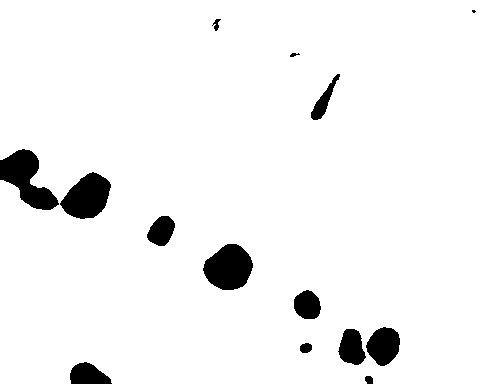
#> input picture image_engineering/experiements/pred_Unet/RSH-1131_ITM_20cm_CNZ_19__179000_653078.tif, 480 x 384 px, found by its file name; its folder holds only this picture in this run
$ python stitch.py
#> lines starting #> are read from the running program, lines starting #| are printed output that depends on the picture; after the words box and inside, x2 and y2 are one past the last pixel; in counts of white or black regions, pixels touching at a corner belong together
import os
from PIL import Image
import numpy as np
import re

original_img_xy_re = ".*_(\d+)_(\d+)"
tiles_xy_re = ".*__(\d+)_(\d+)__"


def stitch(dir_path, save_path , pixel_size,  in_canels=1, choice=0):
    """
    function stitches together tiles to repreduce the original image

    Parameters
    ----------
    dir_path : String
        path to dir containing all tiles.
    choice : int, optional
        the stitching of two tiles can be used in  three ways:
            0 if we want to use to replace every pixle  of the tile in the
            back with the tile in the front

            1 each matching pixle in the crossover between two tile are used
            as input to OR operation and the result is in final image

            2 each matching pixle in the crossover between two tile are used
            as input to AND operation and the result is in final image

    Returns
    -------
    None.

    """
#> called with pixel_size = 0.2, in_canels = 1, choice = 0

    directory = dir_path
    p_list = []

    #extracting x, y of each tile and adding it to an array
    for filename in os.listdir(directory):

        tmp = (filename.split(".")[0]).split('_')
        p_list.append((int(tmp[-2]),int(tmp[-1])))

    #extract maximum and minimum  x , y to calculate original image
    #height and width
    max_x = max(p_list)[0]
    min_x = min(p_list)[0]
    max_y = max(p_list)[1]
    min_y = min(p_list)[1]


    # we take a sample to extract tile information such as height, width, type
    # original image name
    sample = os.listdir(directory)[0]

    im = Image.open(dir_path + '\\' + sample)
#> im is the input picture: PIL image 480x384 F; values 0 (black) and 1 (white), 95% white; 14 black regions (1 under 20 px), largest, box (x1, y1, x2, y2) and area: (0, 149, 59, 210) 1801, (203, 244, 253, 290) 1679, (60, 172, 111, 219) 1583

    tile_h = np.array(im).shape[0]
#> tile_h = 384
    tile_w = np.array(im).shape[1]
#> tile_w = 480
    file_type = sample.split(".")[-1]
    original_name = ((sample[::-1]).split("_", 2))[-1][::-1]


    Original_width  = int((max_x - min_x + tile_w)/pixel_size)
#> Original_width = 2400
    Original_height = int((max_y - min_y + tile_h)/pixel_size)
#> Original_height = 1920

    #we create an NumPy array to stitch all tiles to.
    if(in_canels == 1):
        if choice == 2:     # if we choose AND
            output_array = np.ones((Original_height, Original_width))
        else:               # if we choose OR,  replace
            output_array = np.zeros((Original_height, Original_width))
    else:
        if choice == 2:     # if we choose AND
            output_array = np.ones((Original_height, Original_width , in_canels))
        else:               # if we choose OR,  replace
            output_array = np.zeros((Original_height, Original_width , in_canels))

    for filename in os.listdir(directory):

        #extraxt x, y of tile relative to original
        tmp = (filename.split(".")[0]).split('_')
        x = int((int(tmp[-2]) - min_x)/pixel_size)
        y = int((int(tmp[-1]) - min_y)/pixel_size)
        print(str(x)+", "+str(y))

        im = Image.open(dir_path + '\\' + filename)

        #copy tile  to output array, based on copying methid choosen
        if(in_canels == 1):
            if choice == 0:
                output_array[y:y + tile_h, x:x + tile_w] = np.array(im)
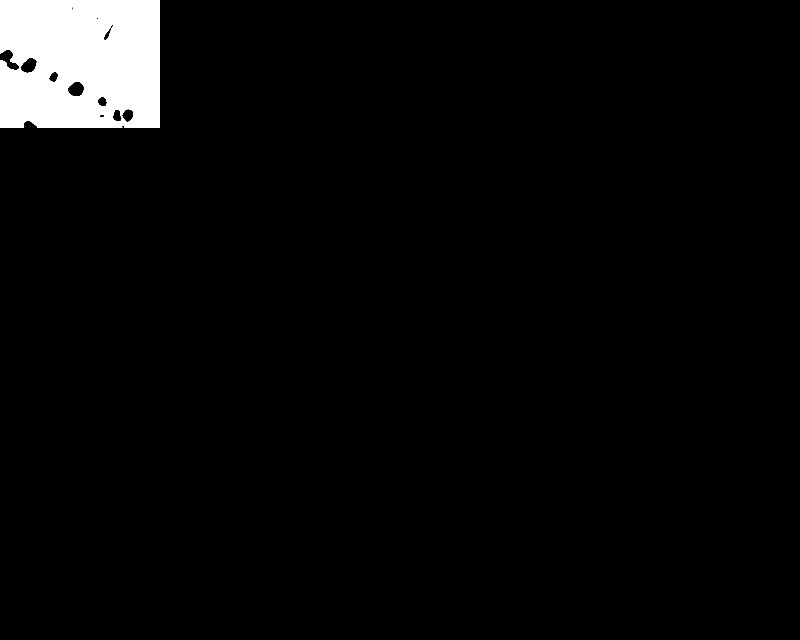
#> output_array: shape (1920, 2400) float64 (shown at 1/3 size); values 0 (black) and 1 (white), 3.8% white; 1 white region, box (x1, y1, x2, y2) and area: (0, 0, 480, 384) 175077
            elif choice == 1:
                output_array[y:y + tile_h, x:x + tile_w] = np.logical_or(
                    output_array[y:y + tile_h, x:x + tile_w], np.array(im))
            elif choice == 2:
                output_array[y:y + tile_h, x:x + tile_w] = np.logical_and(
                    output_array[y:y + tile_h, x:x + tile_w], np.array(im))
        else:
            if choice == 0:
                output_array[y:y + tile_h, x:x + tile_w, :] = np.array(im)
            elif choice == 1:
                output_array[y:y + tile_h, x:x + tile_w, :] = np.logical_or(
                     np.array(im) , output_array[y:y + tile_h, x:x + tile_w, :])
            elif choice == 2:
                output_array[y:y + tile_h, x:x + tile_w, :] = np.logical_and(
                    output_array[y:y + tile_h, x:x + tile_w, :], np.array(im))

    # converting array to image and saving image
    output_im = Image.fromarray(output_array)
    file_name = original_name+ "." + file_type
    path = save_path + '\\' + file_name
    output_im.save(path)


imgs_dir= r"C:\Users\Abed\Desktop\Tel aviv internship\Github\TreeDetection\Abed\experiements\pred_Unet"
stitch(imgs_dir,imgs_dir,0.2, choice=0 )
